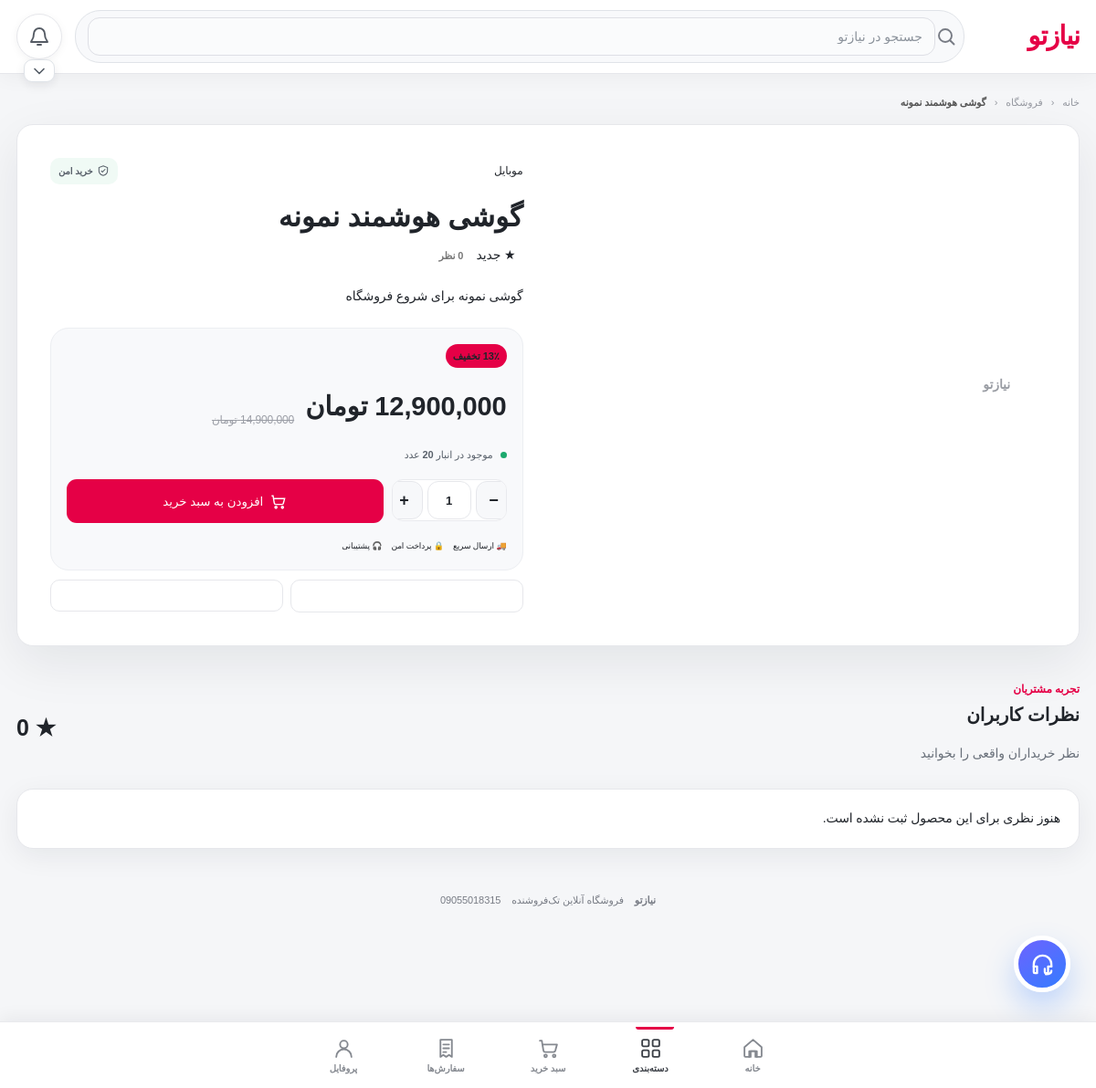
Page /product/1 on the committed database.
### app/models.py (models this page shows)
class SiteSetting(db.Model):
    id=db.Column(db.Integer,primary_key=True)
    key=db.Column(db.String(160),unique=True,nullable=False)
    value=db.Column(db.Text,default="")

class Product(db.Model):
    id=db.Column(db.Integer,primary_key=True)
    name=db.Column(db.String(180),nullable=False)
    slug=db.Column(db.String(220),unique=True,nullable=False)
    description=db.Column(db.Text,default="")
    price=db.Column(db.Integer,nullable=False)
    compare_price=db.Column(db.Integer,default=0)
    stock=db.Column(db.Integer,default=0)
    sku=db.Column(db.String(80),default="")
    image=db.Column(db.String(255),default="")
    category_id=db.Column(db.Integer,db.ForeignKey("category.id"))
    brand_id=db.Column(db.Integer,db.ForeignKey("brand.id"),nullable=True)
    seller_id=db.Column(db.Integer,db.ForeignKey("seller.id"),nullable=True)
    attributes=db.Column(db.Text,default="{}")
    is_active=db.Column(db.Boolean,default=True)
    created_at=db.Column(db.DateTime,default=datetime.utcnow)
    images=db.relationship("ProductImage",backref="product",cascade="all,delete-orphan")
    variants=db.relationship("ProductVariant",backref="product",cascade="all,delete-orphan")
    seller=db.relationship("Seller",backref="products")

class Category(db.Model):
    id=db.Column(db.Integer,primary_key=True)
    name=db.Column(db.String(120),nullable=False)
    slug=db.Column(db.String(140),unique=True,nullable=False)
    parent_id=db.Column(db.Integer,db.ForeignKey("category.id"))
    image=db.Column(db.String(255),default="")
    icon=db.Column(db.String(80),default="grid")
    is_active=db.Column(db.Boolean,default=True)
    products=db.relationship("Product",backref="category",lazy=True)

### app/routes.py (the view)
@main.route("/product/<int:product_id>")
def product(product_id):
    p=db.get_or_404(Product,product_id)
    reviews=Review.query.filter_by(product_id=p.id,status="approved").order_by(Review.created_at.desc()).all()
    avg=round(sum(r.rating for r in reviews)/len(reviews),1) if reviews else 0
    can_review=False; existing_review=None
    if session.get("user_id"):
        existing_review=Review.query.filter_by(product_id=p.id,user_id=session["user_id"]).first()
        can_review=bool(OrderItem.query.join(Order).filter(Order.user_id==session["user_id"],Order.payment_status=="paid",OrderItem.product_id==p.id).first()) and not existing_review
    return render_template("product.html",product=p,reviews=reviews,avg=avg,can_review=can_review,existing_review=existing_review,discount_for=discount_for)

### app/__init__.py (called while the page is built)
def _setting(key,default=""):
    from .models import SiteSetting
    x=db.session.execute(db.select(SiteSetting).filter_by(key=key)).scalar_one_or_none()
    return x.value if x else default

### app/routes.py (called while the page is built, shortened)
def preview_enabled():
    return PREVIEW_MODE

def ensure_preview_user():
    if not preview_enabled():
        return None
    username="__preview_admin__"
    u=User.query.filter_by(username=username).first()
    if not u:
        u=User(username=username,password_hash=generate_password_hash(secrets.token_urlsafe(24)),phone="",full_name="مدیر نسخه نمایشی",is_admin=True,role="admin",is_active=True)
        db.session.add(u); db.session.commit()
    elif not u.is_admin or not u.is_active:
        u.is_admin=True; u.role="admin"; u.is_active=True; db.session.commit()
    session["user_id"]=u.id
    session["preview_mode"]=True
    return u

def csrf():
    if "_csrf" not in session: session["_csrf"]=secrets.token_urlsafe(32)
    return session["_csrf"]

@main.app_context_processor
def template_globals(): return {"csrf_token":csrf}

@main.before_request
def protect():
    if request.method=="POST" and request.form.get("_csrf")!=session.get("_csrf"): abort(400,"CSRF token invalid")
    if preview_enabled():
        ensure_preview_user()
        return None

def discount_for(product):
    if product.compare_price and product.compare_price>product.price:
        return round((1-product.price/product.compare_price)*100)
    return 0

### app/templates/product.html (shortened to what this page needs)
{% extends "base.html" %}{% block title %}{{product.name}} | {{site_name}}{% endblock %}{% block content %}
<div class="breadcrumbs"><a href="{{url_for('main.index')}}">خانه</a><span>‹</span><a href="{{url_for('main.shop')}}">فروشگاه</a><span>‹</span><b>{{product.name}}</b></div>
<section class="product-detail premium-product-detail card"><div class="gallery product-gallery-upgraded">{% if product.image %}<div class="main-image-wrap"><img id="main-product-image" class="main-img" src="{{url_for('main.image',filename=product.image)}}" alt="{{product.name}}"></div>{% else %}<div class="placeholder large">{{site_name}}</div>{% endif %}{% if product.images %}<div class="gallery-thumbs">{% for im in product.images %}<button type="button" class="gallery-thumb {% if product.image==im.filename %}active{% endif %}" data-image="{{url_for('main.image',filename=im.filename)}}" aria-label="نمایش تصویر {{loop.index}}"><img src="{{url_for('main.image',filename=im.filename)}}" alt="{{product.name}} - {{loop.index}}"></button>{% endfor %}</div>{% endif %}</div><div class="detail-info"><div class="detail-topline"><span class="crumb">{{product.category.name if product.category else 'محصول'}}{% if product.brand %} · {{product.brand.name }}{% endif %}</span><span class="secure-chip"><svg><use href="#i-shield"/></svg> خرید امن</span></div><h1>{{product.name}}</h1><div class="detail-rating"><span>★ {{avg or 'جدید'}}</span><a href="#reviews">{{reviews|length}} نظر</a></div><p class="detail-description">{{product.description or 'توضیحات این محصول از پنل مدیریت قابل ویرایش است.'}}</p><div class="buy-panel">{% if discount_for(product)>0 %}<span class="discount-badge">{{discount_for(product)}}٪ تخفیف</span>{% endif %}<div class="detail-price"><strong>{{"{:,}".format(product.price)}} {{site_currency}}</strong>{% if product.compare_price>product.price %}<del>{{"{:,}".format(product.compare_price)}} {{site_currency}}</del>{% endif %}</div><div class="stock-line">{% if product.stock>0 %}<span class="stock-dot"></span> موجود در انبار <b>{{product.stock}}</b> عدد{% else %}<span class="danger">این محصول ناموجود است</span>{% endif %}</div><form method="post" action="{{url_for('main.cart_add',product_id=product.id)}}" class="buy-form"><input type="hidden" name="_csrf" value="{{csrf_token()}}"><div class="qty"><button type="button" class="qty-btn" data-qty-action="minus" aria-label="کم کردن">−</button><input class="qty-input" name="quantity" type="number" value="1" min="1" max="{{product.stock}}"><button type="button" class="qty-btn" data-qty-action="plus" aria-label="زیاد کردن">+</button></div><button class="btn buy-btn" {% if product.stock<=0 %}disabled{% endif %}><svg><use href="#i-cart"/></svg> افزودن به سبد خرید</button></form><div class="service-strip"><span>🚚 ارسال سریع</span><span>🔒 پرداخت امن</span><span>🎧 پشتیبانی</span></div></div><div class="detail-actions"><form method="post" action="{{url_for('main.wishlist_toggle',product_id=product.id)}}"><input type="hidden" name="_csrf" value="{{csrf_token()}}"><button class="outline"><svg><use href="#i-heart"/></svg> افزودن به علاقه‌مندی</button></form><form method="post" action="{{url_for('main.compare_toggle',product_id=product.id)}}"><input type="hidden" name="_csrf" value="{{csrf_token()}}"><button class="outline">مقایسه محصول</button></form></div></div></section>
<section id="reviews" class="review-section premium-reviews"><div class="section-head"><div><span class="eyebrow">تجربه مشتریان</span><h2>نظرات کاربران</h2><p class="muted">نظر خریداران واقعی را بخوانید</p></div><span class="rating-big">★ {{avg or 0}}</span></div><div class="reviews">{% for r in reviews %}<article class="review card"><div><b>{{r.user.full_name or r.user.username}}</b><span class="verified">خریدار</span></div><div class="stars">{% for i in range(r.rating) %}★{% endfor %}</div><p>{{r.comment}}</p><small>{{r.created_at.strftime('%Y/%m/%d')}}</small></article>{% else %}<div class="card empty">هنوز نظری برای این محصول ثبت نشده است.</div>{% endfor %}</div></section>
{% endblock %}

### app/templates/base.html (shortened to what this page needs)
<!doctype html><html lang="fa" dir="rtl"><head><link rel="stylesheet" href="{{url_for('static',filename='style.css')}}"></head><body>
<header class="topbar"><div class="topbar-inner"><div class="top-main"><a class="brand" href="{{url_for('main.index')}}">{{site_name or 'نیازتو'}}</a><div class="search-row"><form class="search-box" action="{{url_for('main.shop')}}" method="get"><svg class="svg-icon search-svg"><use href="#i-search"/></svg><input name="q" placeholder="جستجو در {{site_name or 'نیازتو'}}" value="{{request.args.get('q','')}}"></form></div><div class="header-actions"><a class="bell-btn" href="{{url_for('main.notifications')}}" aria-label="اعلان‌ها"><svg class="svg-icon"><use href="#i-bell"/></svg></a><details class="track-menu track-below-bell"><summary aria-label="پیگیری مرسوله"><svg class="svg-icon"><use href="#i-chevron"/></svg></summary></details></div></div></div></header>
<main class="page-wrap">{% with msgs=get_flashed_messages() %}{% for m in msgs %}<div class="flash">{{m}}</div>{% endfor %}{% endwith %}{% block content %}{% endblock %}</main>
<a class="support-fab" href="{{url_for('main.support')}}" aria-label="پشتیبانی"><svg class="fab-headset"><use href="#i-headset"/></svg></a>
<nav class="bottom-nav"><div class="bottom-nav-inner"><a href="{{url_for('main.profile')}}" class="{% if request.endpoint=='main.profile' %}active{% endif %}"><svg class="nav-icon"><use href="#i-user"/></svg><small>پروفایل</small></a><a href="{{url_for('main.orders')}}" class="{% if request.endpoint=='main.orders' %}active{% endif %}"><svg class="nav-icon"><use href="#i-receipt"/></svg><small>سفارش‌ها</small></a><a href="{{url_for('main.cart')}}" class="{% if request.endpoint in ['main.cart','main.checkout'] %}active{% endif %}"><svg class="nav-icon"><use href="#i-cart"/></svg><small>سبد خرید</small></a><a href="{{url_for('main.shop')}}" class="{% if request.endpoint in ['main.shop','main.product'] %}active{% endif %}"><svg class="nav-icon"><use href="#i-grid"/></svg><small>دسته‌بندی</small></a><a href="{{url_for('main.index')}}" class="{% if request.endpoint=='main.index' %}active{% endif %}"><svg class="nav-icon"><use href="#i-home"/></svg><small>خانه</small></a></div></nav><footer><b>{{site_name or 'نیازتو'}}</b><span>فروشگاه آنلاین تک‌فروشنده</span><span>{{support_phone}}</span></footer>
</body></html>

### rows in the picture
SiteSetting: value "نیازتو", q "جستجو در نیازتو"
Product: name "گوشی هوشمند نمونه", description "گوشی نمونه برای شروع فروشگاه", compare_price+price "13", price "12,900,000", compare_price "14,900,000", stock "20"
Category: category "موبایل"
SiteSetting: value "تومان"
SiteSetting: value "09055018315"

### other values in the picture
{{ avg or 'جدید' }} "جدید"
{{ reviews|length }} "0"
{{ avg or 0 }} "0"
